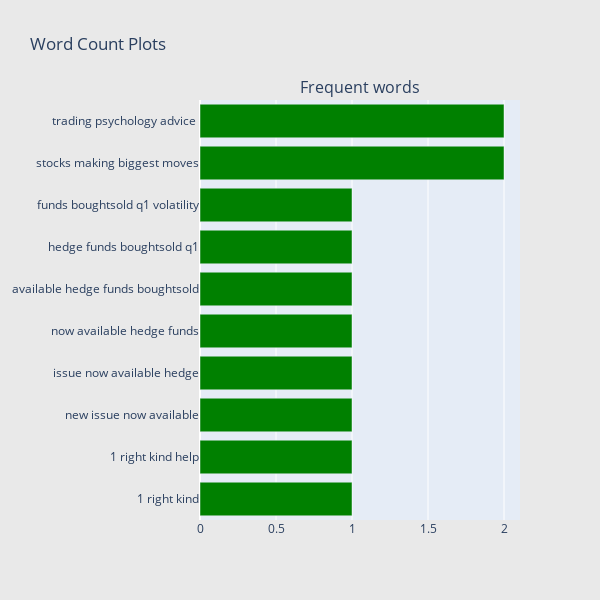

Here is the notebook cell this chart was saved with:
### Code cell
## Get the bar chart from 5 rated reviews ##
freq_dict = defaultdict(int)
for sent in df2["Headline_Lower"]:
    for word in generate_ngrams(sent,4):
        freq_dict[word] += 1
fd_sorted = pd.DataFrame(sorted(freq_dict.items(), key=lambda x: x[1])[::-1])
fd_sorted.columns = ["word", "wordcount"]
trace0 = horizontal_bar_chart(fd_sorted.head(10), 'green')

# Creating two subplots
fig = tools.make_subplots(rows=1, cols=1, vertical_spacing=0.04,
                          subplot_titles=["Frequent words"])
fig.append_trace(trace0, 1, 1)
#fig.append_trace(trace1, 1, 2)
fig['layout'].update(height=600, width=600, paper_bgcolor='rgb(233,233,233)', title="Word Count Plots")
py.iplot(fig, filename='word-plots');

### Figure 1 — Plotly figure (JSON) as saved in the notebook; plotly's stock layout.template omitted (floating-point values rounded to 4 significant figures)
{"data": [{"marker": {"color": "green"}, "orientation": "h", "showlegend": false, "type": "bar", "x": [1, 1, 1, 1, 1, 1, 1, 1, 2, 2], "xaxis": "x", "y": [" 1 right kind", "1 right kind help", "new issue now available", "issue now available hedge", "now available hedge funds", "available hedge funds boughtsold", "hedge funds boughtsold q1", "funds boughtsold q1 volatility", "stocks making biggest moves", "trading psychology advice "], "yaxis": "y"}], "layout": {"annotations": [{"font": {"size": 16}, "showarrow": false, "text": "Frequent words", "x": 0.5, "xanchor": "center", "xref": "paper", "y": 1, "yanchor": "bottom", "yref": "paper"}], "height": 600, "paper_bgcolor": "rgb(233,233,233)", "title": {"text": "Word Count Plots"}, "width": 600, "xaxis": {"anchor": "y", "domain": [0, 1]}, "yaxis": {"anchor": "x", "domain": [0, 1]}}}
